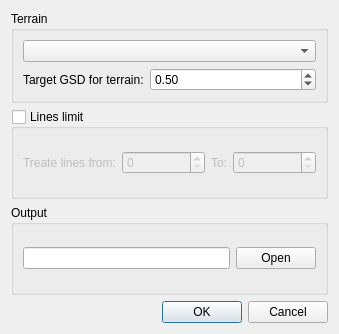
<?xml version="1.0" encoding="UTF-8"?>
<ui version="4.0">
 <class>PikaLTools::ExportOrthoPhotoOptionsDialog</class>
 <widget class="QDialog" name="PikaLTools::ExportOrthoPhotoOptionsDialog">
  <property name="geometry">
   <rect>
    <x>0</x>
    <y>0</y>
    <width>339</width>
    <height>334</height>
   </rect>
  </property>
  <property name="windowTitle">
   <string>Dialog</string>
  </property>
  <layout class="QVBoxLayout" name="verticalLayout">
   <item>
    <widget class="QGroupBox" name="groupBox">
     <property name="title">
      <string>Terrain</string>
     </property>
     <layout class="QFormLayout" name="formLayout">
      <item row="0" column="0" colspan="2">
       <widget class="QComboBox" name="dtmComboBox"/>
      </item>
      <item row="2" column="0">
       <widget class="QLabel" name="label_3">
        <property name="text">
         <string>Target GSD for terrain:</string>
        </property>
       </widget>
      </item>
      <item row="2" column="1">
       <widget class="QDoubleSpinBox" name="gsdSpinBox">
        <property name="sizePolicy">
         <sizepolicy hsizetype="MinimumExpanding" vsizetype="Fixed">
          <horstretch>0</horstretch>
          <verstretch>0</verstretch>
         </sizepolicy>
        </property>
        <property name="minimum">
         <double>0.010000000000000</double>
        </property>
        <property name="value">
         <double>0.500000000000000</double>
        </property>
       </widget>
      </item>
     </layout>
    </widget>
   </item>
   <item>
    <widget class="QGroupBox" name="lineLimitGroupBox">
     <property name="title">
      <string>Lines limit</string>
     </property>
     <property name="checkable">
      <bool>true</bool>
     </property>
     <property name="checked">
      <bool>false</bool>
     </property>
     <layout class="QHBoxLayout" name="horizontalLayout_2">
      <item>
       <widget class="QLabel" name="label">
        <property name="text">
         <string>Treate lines from:</string>
        </property>
       </widget>
      </item>
      <item>
       <widget class="QSpinBox" name="minLineSpinBox">
        <property name="sizePolicy">
         <sizepolicy hsizetype="Expanding" vsizetype="Fixed">
          <horstretch>0</horstretch>
          <verstretch>0</verstretch>
         </sizepolicy>
        </property>
       </widget>
      </item>
      <item>
       <widget class="QLabel" name="label_2">
        <property name="sizePolicy">
         <sizepolicy hsizetype="Minimum" vsizetype="Preferred">
          <horstretch>0</horstretch>
          <verstretch>0</verstretch>
         </sizepolicy>
        </property>
        <property name="text">
         <string>To:</string>
        </property>
       </widget>
      </item>
      <item>
       <widget class="QSpinBox" name="maxLineSpinBox">
        <property name="sizePolicy">
         <sizepolicy hsizetype="Expanding" vsizetype="Fixed">
          <horstretch>0</horstretch>
          <verstretch>0</verstretch>
         </sizepolicy>
        </property>
       </widget>
      </item>
     </layout>
    </widget>
   </item>
   <item>
    <widget class="QGroupBox" name="groupBox_2">
     <property name="title">
      <string>Output</string>
     </property>
     <layout class="QHBoxLayout" name="horizontalLayout">
      <item>
       <widget class="QLineEdit" name="outFileLineEdit"/>
      </item>
      <item>
       <widget class="QPushButton" name="openOutFileButton">
        <property name="text">
         <string>Open</string>
        </property>
       </widget>
      </item>
     </layout>
    </widget>
   </item>
   <item>
    <widget class="QDialogButtonBox" name="buttonBox">
     <property name="orientation">
      <enum>Qt::Horizontal</enum>
     </property>
     <property name="standardButtons">
      <set>QDialogButtonBox::Cancel|QDialogButtonBox::Ok</set>
     </property>
    </widget>
   </item>
  </layout>
 </widget>
 <resources/>
 <connections>
  <connection>
   <sender>buttonBox</sender>
   <signal>accepted()</signal>
   <receiver>PikaLTools::ExportOrthoPhotoOptionsDialog</receiver>
   <slot>accept()</slot>
   <hints>
    <hint type="sourcelabel">
     <x>248</x>
     <y>254</y>
    </hint>
    <hint type="destinationlabel">
     <x>157</x>
     <y>274</y>
    </hint>
   </hints>
  </connection>
  <connection>
   <sender>buttonBox</sender>
   <signal>rejected()</signal>
   <receiver>PikaLTools::ExportOrthoPhotoOptionsDialog</receiver>
   <slot>reject()</slot>
   <hints>
    <hint type="sourcelabel">
     <x>316</x>
     <y>260</y>
    </hint>
    <hint type="destinationlabel">
     <x>286</x>
     <y>274</y>
    </hint>
   </hints>
  </connection>
 </connections>
</ui>
